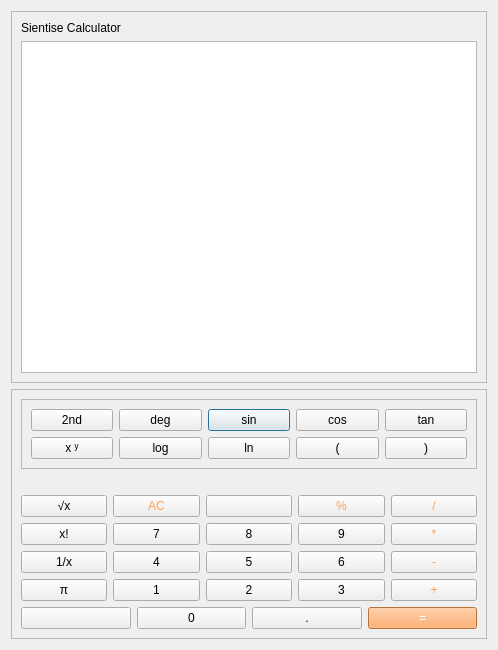
<?xml version="1.0" encoding="UTF-8"?>
<ui version="4.0">
 <class>SiencDialog</class>
 <widget class="QDialog" name="SiencDialog">
  <property name="geometry">
   <rect>
    <x>0</x>
    <y>0</y>
    <width>498</width>
    <height>650</height>
   </rect>
  </property>
  <property name="sizePolicy">
   <sizepolicy hsizetype="Fixed" vsizetype="Preferred">
    <horstretch>0</horstretch>
    <verstretch>0</verstretch>
   </sizepolicy>
  </property>
  <property name="windowTitle">
   <string>Dialog</string>
  </property>
  <layout class="QVBoxLayout" name="verticalLayout">
   <item>
    <widget class="QFrame" name="frame">
     <property name="sizePolicy">
      <sizepolicy hsizetype="Ignored" vsizetype="Preferred">
       <horstretch>0</horstretch>
       <verstretch>0</verstretch>
      </sizepolicy>
     </property>
     <property name="frameShape">
      <enum>QFrame::Shape::StyledPanel</enum>
     </property>
     <property name="frameShadow">
      <enum>QFrame::Shadow::Raised</enum>
     </property>
     <layout class="QVBoxLayout" name="verticalLayout_4">
      <item>
       <widget class="QLabel" name="label">
        <property name="text">
         <string>Sientise Calculator</string>
        </property>
       </widget>
      </item>
      <item>
       <widget class="QTextEdit" name="textEdit1"/>
      </item>
     </layout>
    </widget>
   </item>
   <item>
    <widget class="QFrame" name="frame_3">
     <property name="frameShape">
      <enum>QFrame::Shape::StyledPanel</enum>
     </property>
     <property name="frameShadow">
      <enum>QFrame::Shadow::Raised</enum>
     </property>
     <layout class="QVBoxLayout" name="verticalLayout_3">
      <item>
       <widget class="QFrame" name="frame_2">
        <property name="frameShape">
         <enum>QFrame::Shape::StyledPanel</enum>
        </property>
        <property name="frameShadow">
         <enum>QFrame::Shadow::Raised</enum>
        </property>
        <layout class="QGridLayout" name="gridLayout">
         <item row="0" column="2">
          <widget class="QPushButton" name="pushButton_sin">
           <property name="text">
            <string>sin</string>
           </property>
          </widget>
         </item>
         <item row="0" column="1">
          <widget class="QPushButton" name="pushButton_deg">
           <property name="text">
            <string>deg</string>
           </property>
          </widget>
         </item>
         <item row="0" column="4">
          <widget class="QPushButton" name="pushButton_tan">
           <property name="text">
            <string>tan</string>
           </property>
          </widget>
         </item>
         <item row="0" column="3">
          <widget class="QPushButton" name="pushButton_cos">
           <property name="text">
            <string>cos</string>
           </property>
          </widget>
         </item>
         <item row="0" column="0">
          <widget class="QPushButton" name="pushButton_2nd">
           <property name="text">
            <string>2nd</string>
           </property>
          </widget>
         </item>
         <item row="1" column="0">
          <widget class="QPushButton" name="pushButton_xy">
           <property name="text">
            <string>x ʸ</string>
           </property>
          </widget>
         </item>
         <item row="1" column="1">
          <widget class="QPushButton" name="pushButton_log">
           <property name="text">
            <string>log</string>
           </property>
          </widget>
         </item>
         <item row="1" column="2">
          <widget class="QPushButton" name="pushButton_ln">
           <property name="text">
            <string>ln</string>
           </property>
          </widget>
         </item>
         <item row="1" column="3">
          <widget class="QPushButton" name="pushButton_kwsl">
           <property name="text">
            <string>(</string>
           </property>
          </widget>
         </item>
         <item row="1" column="4">
          <widget class="QPushButton" name="pushButton_kwsr">
           <property name="text">
            <string>)</string>
           </property>
          </widget>
         </item>
        </layout>
       </widget>
      </item>
      <item>
       <spacer name="verticalSpacer">
        <property name="orientation">
         <enum>Qt::Orientation::Vertical</enum>
        </property>
        <property name="sizeType">
         <enum>QSizePolicy::Policy::Fixed</enum>
        </property>
        <property name="sizeHint" stdset="0">
         <size>
          <width>10</width>
          <height>20</height>
         </size>
        </property>
       </spacer>
      </item>
      <item>
       <layout class="QVBoxLayout" name="verticalLayout_2">
        <item>
         <layout class="QHBoxLayout" name="horizontalLayout">
          <item>
           <widget class="QPushButton" name="pushButton_jdrx">
            <property name="text">
             <string>√x</string>
            </property>
           </widget>
          </item>
          <item>
           <widget class="QPushButton" name="pushButton_AC">
            <property name="styleSheet">
             <string notr="true">color: rgb(255, 158, 79);</string>
            </property>
            <property name="text">
             <string>AC</string>
            </property>
           </widget>
          </item>
          <item>
           <widget class="QPushButton" name="pushButton_Clear">
            <property name="sizePolicy">
             <sizepolicy hsizetype="Minimum" vsizetype="Fixed">
              <horstretch>0</horstretch>
              <verstretch>0</verstretch>
             </sizepolicy>
            </property>
            <property name="text">
             <string/>
            </property>
            <property name="icon">
             <iconset resource="recource.qrc">
              <normaloff>:/rec/Calculator/delete (2).png</normaloff>:/rec/Calculator/delete (2).png</iconset>
            </property>
            <property name="iconSize">
             <size>
              <width>20</width>
              <height>20</height>
             </size>
            </property>
           </widget>
          </item>
          <item>
           <widget class="QPushButton" name="pushButton_Persntag">
            <property name="styleSheet">
             <string notr="true">color: rgb(255, 158, 79);</string>
            </property>
            <property name="text">
             <string>%</string>
            </property>
           </widget>
          </item>
          <item>
           <widget class="QPushButton" name="pushButton_Davision">
            <property name="styleSheet">
             <string notr="true">color: rgb(255, 158, 79);</string>
            </property>
            <property name="text">
             <string>/</string>
            </property>
           </widget>
          </item>
         </layout>
        </item>
        <item>
         <layout class="QHBoxLayout" name="horizontalLayout_2">
          <item>
           <widget class="QPushButton" name="pushButton_Factorial">
            <property name="text">
             <string>x!</string>
            </property>
           </widget>
          </item>
          <item>
           <widget class="QPushButton" name="pushButton_number7">
            <property name="text">
             <string>7</string>
            </property>
           </widget>
          </item>
          <item>
           <widget class="QPushButton" name="pushButton_number8">
            <property name="text">
             <string>8</string>
            </property>
           </widget>
          </item>
          <item>
           <widget class="QPushButton" name="pushButton_number9">
            <property name="text">
             <string>9</string>
            </property>
           </widget>
          </item>
          <item>
           <widget class="QPushButton" name="pushButton_Multipel">
            <property name="styleSheet">
             <string notr="true">color: rgb(255, 158, 79);</string>
            </property>
            <property name="text">
             <string>*</string>
            </property>
           </widget>
          </item>
         </layout>
        </item>
        <item>
         <layout class="QHBoxLayout" name="horizontalLayout_3">
          <item>
           <widget class="QPushButton" name="pushButton_inverse">
            <property name="text">
             <string>1/x</string>
            </property>
           </widget>
          </item>
          <item>
           <widget class="QPushButton" name="pushButton_number4">
            <property name="text">
             <string>4</string>
            </property>
           </widget>
          </item>
          <item>
           <widget class="QPushButton" name="pushButton_number5">
            <property name="text">
             <string>5</string>
            </property>
           </widget>
          </item>
          <item>
           <widget class="QPushButton" name="pushButton_number6">
            <property name="text">
             <string>6</string>
            </property>
           </widget>
          </item>
          <item>
           <widget class="QPushButton" name="pushButton_muns">
            <property name="styleSheet">
             <string notr="true">color: rgb(255, 158, 79);</string>
            </property>
            <property name="text">
             <string>-</string>
            </property>
           </widget>
          </item>
         </layout>
        </item>
        <item>
         <layout class="QHBoxLayout" name="horizontalLayout_4">
          <item>
           <widget class="QPushButton" name="pushButton_Pi">
            <property name="text">
             <string>π</string>
            </property>
           </widget>
          </item>
          <item>
           <widget class="QPushButton" name="pushButton_number1">
            <property name="text">
             <string>1</string>
            </property>
           </widget>
          </item>
          <item>
           <widget class="QPushButton" name="pushButton_number2">
            <property name="text">
             <string>2</string>
            </property>
           </widget>
          </item>
          <item>
           <widget class="QPushButton" name="pushButton_number3">
            <property name="text">
             <string>3</string>
            </property>
           </widget>
          </item>
          <item>
           <widget class="QPushButton" name="pushButton_Plus">
            <property name="styleSheet">
             <string notr="true">color: rgb(255, 158, 79);</string>
            </property>
            <property name="text">
             <string>+</string>
            </property>
           </widget>
          </item>
         </layout>
        </item>
        <item>
         <layout class="QHBoxLayout" name="horizontalLayout_5">
          <item>
           <widget class="QPushButton" name="pushButton_33">
            <property name="text">
             <string/>
            </property>
           </widget>
          </item>
          <item>
           <widget class="QPushButton" name="pushButton_number0">
            <property name="text">
             <string>0</string>
            </property>
           </widget>
          </item>
          <item>
           <widget class="QPushButton" name="pushButton_Point">
            <property name="text">
             <string>.</string>
            </property>
           </widget>
          </item>
          <item>
           <widget class="QPushButton" name="pushButton_equale">
            <property name="styleSheet">
             <string notr="true">background-color: rgb(255, 158, 79);
color: rgb(255, 255, 255);</string>
            </property>
            <property name="text">
             <string>=</string>
            </property>
           </widget>
          </item>
         </layout>
        </item>
       </layout>
      </item>
     </layout>
    </widget>
   </item>
  </layout>
 </widget>
 <resources>
  <include location="recource.qrc"/>
 </resources>
 <connections/>
</ui>
